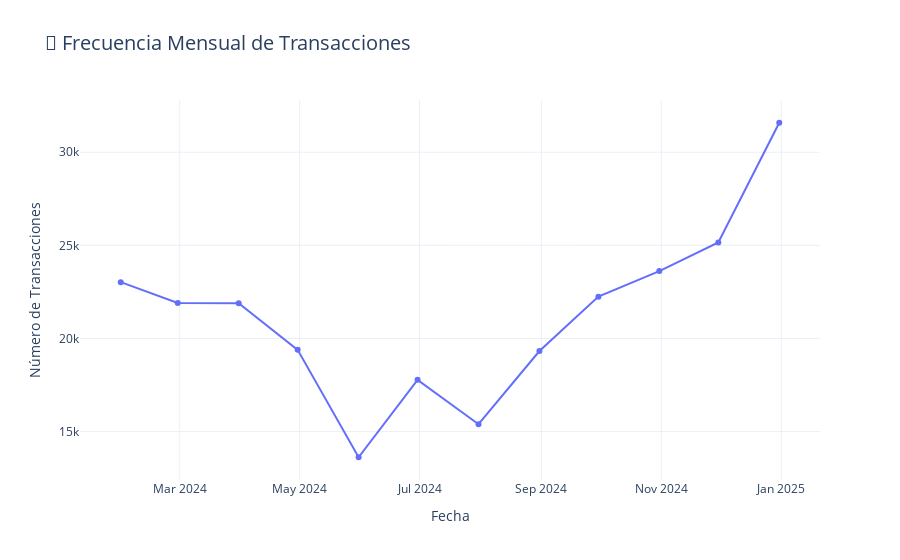

Notebook source saved alongside this figure:
### Code cell
import plotly.express as px
import pandas as pd

# Agrupar transacciones por mes
transacciones_mensuales = (
    df
    .set_index('purchase_date')
    .resample('M')['order_id']
    .count()
    .reset_index()
    .rename(columns={'order_id': 'transacciones'})
)

# Gráfico plotly
fig = px.line(
    transacciones_mensuales,
    x='purchase_date',
    y='transacciones',
    title='📆 Frecuencia Mensual de Transacciones',
    labels={'purchase_date': 'Fecha', 'transacciones': 'Número de Transacciones'},
    markers=True
)

# Estilos 
fig.update_layout(
    title_font_size=20,
    xaxis_title_font_size=14,
    yaxis_title_font_size=14,
    template='plotly_white'
)

fig.show()

### Figure 1 — Plotly figure (JSON) as saved in the notebook; plotly's stock layout.template omitted (floating-point values rounded to 4 significant figures)
{"data": [{"hovertemplate": "Fecha=%{x}<br>Número de Transacciones=%{y}<extra></extra>", "legendgroup": "", "line": {"color": "#636efa", "dash": "solid"}, "marker": {"symbol": "circle"}, "mode": "lines+markers", "name": "", "orientation": "v", "showlegend": false, "type": "scatter", "x": ["2024-01-31T00:00:00", "2024-02-29T00:00:00", "2024-03-31T00:00:00", "2024-04-30T00:00:00", "2024-05-31T00:00:00", "2024-06-30T00:00:00", "2024-07-31T00:00:00", "2024-08-31T00:00:00", "2024-09-30T00:00:00", "2024-10-31T00:00:00", "2024-11-30T00:00:00", "2024-12-31T00:00:00"], "xaxis": "x", "y": [23023, 21906, 21887, 19389, 13621, 17778, 15396, 19326, 22247, 23619, 25159, 31585], "yaxis": "y"}], "layout": {"legend": {"tracegroupgap": 0}, "title": {"font": {"size": 20}, "text": "📆 Frecuencia Mensual de Transacciones"}, "xaxis": {"anchor": "y", "domain": [0, 1], "title": {"font": {"size": 14}, "text": "Fecha"}}, "yaxis": {"anchor": "x", "domain": [0, 1], "title": {"font": {"size": 14}, "text": "Número de Transacciones"}}}}
